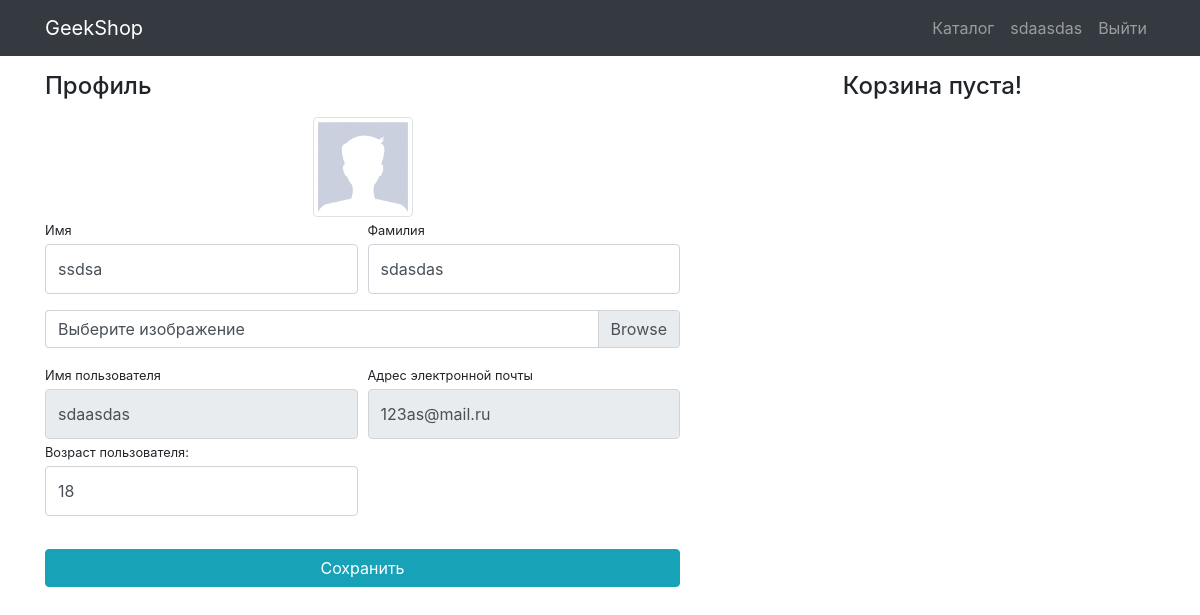
/users/profile/ (signed in), run on the app's committed database.
### users/models.py (models this page shows, shortened)
class User(AbstractUser):
    image = models.ImageField(upload_to="users_images", blank=True)
    age = models.PositiveIntegerField(default=18, verbose_name="Возраст")
    language = models.CharField(
        max_length=3, verbose_name='язык пользователя', default='ENG')
    activation_key = models.CharField(max_length=128, blank=True,)
    activation_key_expires = models.DateTimeField(
        auto_now_add=True, blank=True)

### users/views.py (the view)
# urls.py: path('profile/', profile, name="profile"),
@login_required
def profile(request):
    if request.method == 'POST':
        form = UserProfileForm(instance=request.user,
                               data=request.POST, files=request.FILES)
        if form.is_valid():
            form.save()
            return HttpResponseRedirect(reverse('users:profile'))
    else:
        form = UserProfileForm(instance=request.user)
    context = {'title': 'GeekShop - ЛК', 'form': form,
               'baskets': Basket.objects.filter(user=request.user), }
    return render(request, 'users/profile.html', context)

### users/forms.py
class UserProfileForm(UserChangeForm):
    username = forms.CharField(
        widget=forms.TextInput(
            attrs={
                "class": "form-control py-4",
                "readonly": True,
            }
        )
    )
    age = forms.CharField(
        widget=forms.TextInput(
            attrs={
                "class": "form-control py-4",
            }
        )
    )
    email = forms.CharField(
        widget=forms.EmailInput(
            attrs={
                "class": "form-control py-4",
                "readonly": True,
            }
        )
    )
    first_name = forms.CharField(
        widget=forms.TextInput(
            attrs={
                "class": "form-control py-4",
            }
        )
    )
    last_name = forms.CharField(
        widget=forms.TextInput(
            attrs={
                "class": "form-control py-4",
            }
        )
    )
    image = forms.ImageField(
        widget=forms.FileInput(
            attrs={"class": "custom-file-label"},
        ),
        required=False,
    )
    class Meta:
        model = User
        fields = ("first_name", "last_name", "image",
                  "username", "email", "age")

### users/templates/users/profile.html (shortened to what this page needs)
{% extends 'products/base.html' %}
{% load static %}
{% block css %}
    <link href="{% static 'css/profile.css' %}" rel="stylesheet">
{% endblock %}
{% block content %}
    <div class="container">
        <div class="row">
            <div class="col-lg-7">
                <h4 class="mt-3 mb-3">Профиль</h4>
                <div class="col-lg-12 text-center">
                    <img width="100" height="100"
                         src="{% if user.image %}{{ user.image.url }}{% else %}{% static 'vendor\img\users/default_avatar.jpg' %}{% endif %}"
                         class="img-thumbnail">
                </div>
                <form action="{% url 'users:profile' %}" method="post" enctype="multipart/form-data">
                    <div class="form-row">
                        <div class="col-lg-6">
                            <div class="form-group">
                                <label class="small mb-1" for="{{ form.first_name.id_for_label }}">Имя</label>
                                {{ form.first_name }}
                            </div>
                        </div>
                        <div class="col-lg-6">
                            <div class="form-group">
                                <label class="small mb-1" for="{{ form.last_name.id_for_label }}">Фамилия</label>
                                {{ form.last_name }}
                            </div>
                        </div>
                    </div>
                    <div class="form-row mb-2">
                        <div class="col-lg-12">
                            <div class="custom-file">
                                <label class="custom-file-label" for="{{ form.image.id_for_label }}">Выберите изображение</label>
                            </div>
                        </div>
                    </div>
                    <div class="form-row">
                        <div class="col-lg-6">
                            <label class="small mb-1" for="{{ form.username.id_for_label }}">Имя пользователя</label>
                            {{ form.username }}
                        </div>
                        <div class="col-lg-6">
                            <label class="small mb-1" for="{{ form.email.id_for_label }}">Адрес электронной
                                почты</label>
                            {{ form.email }}
                        </div>
                        <div class="col-lg-6">
                            <label class="small mb-1" for="{{ form.age.id_for_label }}">Возраст пользователя:</label>
                            {{ form.age }}
                        </div>
                    </div>
                    <div class="form-row">
                        <div class="col-lg-12" style="margin-top: 33px;">
                            <input class="btn btn-info btn-block" type="submit" value="Сохранить">
                        </div>
                    </div>
                </form>
            </div>
            <div class="col-lg-5">
                {% include 'baskets/basket.html' %}
            </div>
        </div>
    </div>
{% endblock %}

### productsapp/templates/products/base.html (shortened to what this page needs)
{% load static %}
<!DOCTYPE html>
<html lang="en">
<head>
    <link href="{% static 'vendor/bootstrap/css/bootstrap.min.css' %}" rel="stylesheet">
    {% block css %}{% endblock %}
</head>
<body>
<nav class="navbar navbar-expand-lg navbar-dark bg-dark fixed-top">
    <div class="container">
        <a class="navbar-brand" href="{% url 'products:index' %}">GeekShop</a>
        <div class="collapse navbar-collapse" id="navbarResponsive">
            <ul class="navbar-nav ml-auto">
                <li class="nav-item">
                    <a class="nav-link" href="{% url 'products:index' %}">Каталог  </a>
                </li>
                {% if user.is_authenticated %}
                    <li class="nav-item">
                        <a class="nav-link" href="{% url 'users:profile' %}">{{ user.username }}
                        </a>
                    </li>
                    <li class="nav-item">
                        <a class="nav-link" href="{% url 'users:logout' %}">Выйти </a>
                    </li>
                {% else %}
                    <li class="nav-item">
                        <a class="nav-link" href="{% url 'users:login' %}"> Войти <i class="fas fa-sign-in-alt"></i></a>
                    </li>
                {% endif %}
            </ul>
        </div>
    </div>
</nav>
{% block content %} {% endblock %}
</body>
</html>

### static/css/profile.css (style rules this page uses)
body { padding-top: 56px; }

### data on the page
User: username "sdaasdas", first_name "ssdsa", last_name "sdasdas", email "123as@mail.ru", age "18"
